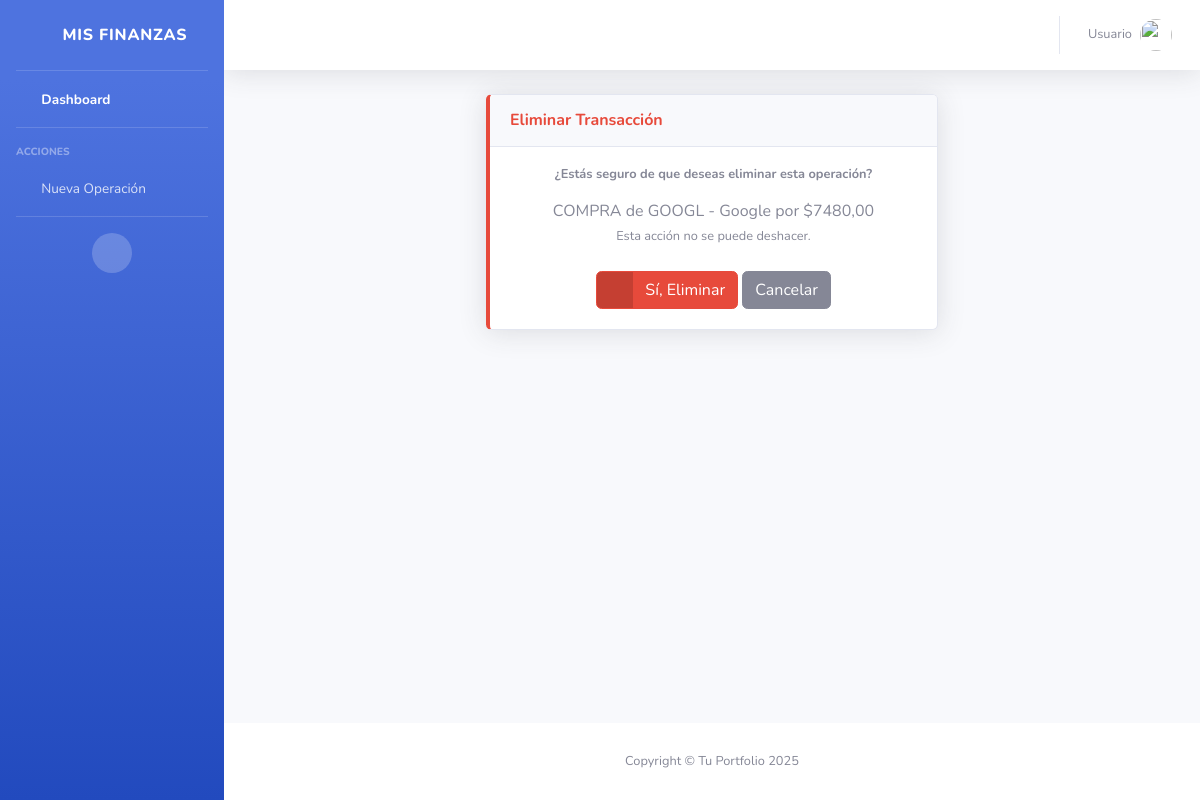
Page /eliminar/1/ on the committed database.
### inversiones/models.py (models this page shows, shortened)
class Transaccion(models.Model):
    TIPO_CHOICES = [('COMPRA', 'Compra'), ('VENTA', 'Venta')]
    activo = models.ForeignKey(Activo, on_delete=models.CASCADE)
    cuenta = models.ForeignKey(Cuenta, on_delete=models.SET_NULL, null=True)
    tipo = models.CharField(max_length=6, choices=TIPO_CHOICES)
    cantidad = models.DecimalField(max_digits=10, decimal_places=5)
    precio = models.DecimalField(max_digits=10, decimal_places=2)
    fecha = models.DateTimeField(auto_now_add=True)

class Activo(models.Model):
    simbolo = models.CharField(max_length=10) # Ej: BTC
    nombre = models.CharField(max_length=100)
    categoria = models.ForeignKey(Categoria, on_delete=models.CASCADE)
    def __str__(self):
        return f"{self.simbolo} - {self.nombre}"

### inversiones/views.py (the view)
# urls.py: path('eliminar/<int:pk>/', TransaccionDeleteView.as_view(), name='eliminar_operacion'),
class TransaccionDeleteView(DeleteView):
    model = Transaccion
    template_name = 'inversiones/eliminar_operacion.html'
    success_url = reverse_lazy('home')

### inversiones/templates/inversiones/eliminar_operacion.html (shortened to what this page needs)
{% extends 'inversiones/index.html' %}
{% block content %}
<div class="container-fluid">
    <div class="row justify-content-center">
        <div class="col-lg-6">
            <div class="card shadow mb-4 border-left-danger">
                <div class="card-header py-3">
                    <h6 class="m-0 font-weight-bold text-danger">Eliminar Transacción</h6>
                </div>
                <div class="card-body text-center">
                    <h4 class="small font-weight-bold mb-3">¿Estás seguro de que deseas eliminar esta operación?</h4>
                    <p class="mb-4">
                        {{ object.tipo }} de {{ object.activo }} por ${{ object.precio }}<br>
                        <small class="text-muted">Esta acción no se puede deshacer.</small>
                    </p>
                    <form method="post">
                        <button type="submit" class="btn btn-danger btn-icon-split">
                            <span class="icon text-white-50"><i class="fas fa-trash"></i></span>
                            <span class="text">Sí, Eliminar</span>
                        </button>
                        <a href="{% url 'home' %}" class="btn btn-secondary btn-icon-split">
                            <span class="text">Cancelar</span>
                        </a>
                    </form>
                </div>
            </div>
        </div>
    </div>
</div>
{% endblock %}

### rows in the picture
Transaccion: tipo "COMPRA", activo "GOOGL - Google", precio "7480,00"
